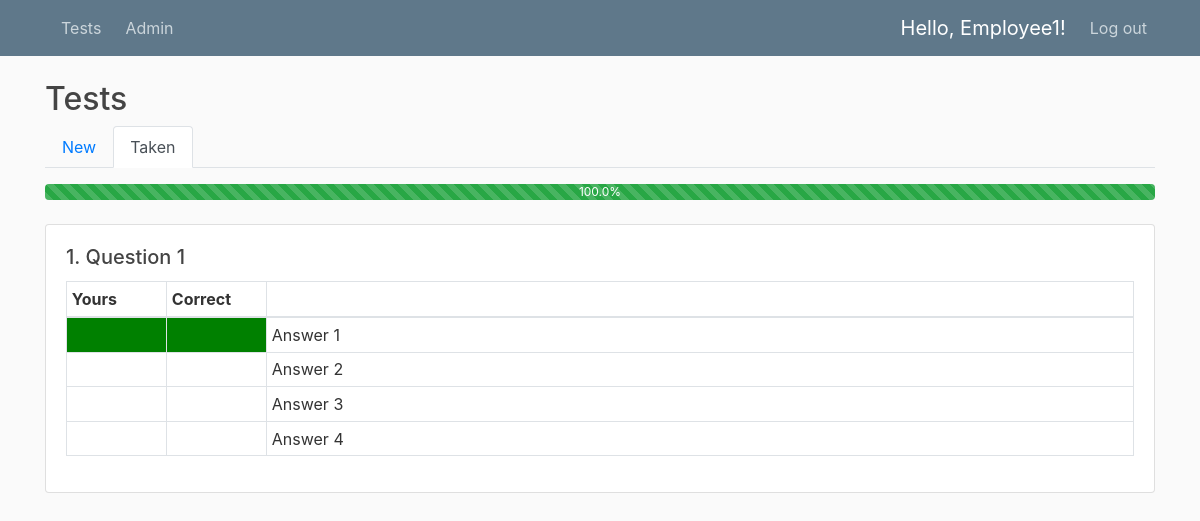
Screenshot of /employees/test/2/employeeresults/ (signed in) with the database file from the repository.
### tests/models.py (models this page shows, shortened)
class User(AbstractUser):
	is_employee = models.BooleanField(default=False)
	is_manager = models.BooleanField(default=False)

class TakenTest(models.Model):
	employee = models.ForeignKey(Employee, on_delete=models.CASCADE, related_name='taken_tests')
	test = models.ForeignKey(Test, on_delete=models.CASCADE, related_name='taken_tests')
	score = models.IntegerField()
	percentage = models.FloatField()
	date = models.DateTimeField(auto_now_add=True)

class Question(models.Model):
	test = models.ForeignKey(Test, on_delete=models.CASCADE, related_name='questions')
	text = models.TextField('Question')

class Answer(models.Model):
	question = models.ForeignKey(Question, on_delete=models.CASCADE, related_name='answers')
	text = models.CharField('Answer', max_length=255)
	is_correct = models.BooleanField('Correct answer', default=False)

### tests/views/employees.py (the view)
# urls.py: path('test/<int:pk>/employeeresults/', employees.TestResultsView.as_view(), name='employee_test_results'),
@method_decorator([login_required, employee_required], name='dispatch')
class TestResultsView(View):
    template_name = 'tests/employees/test_result.html'
    def get(self, request, *args, **kwargs):
        test = Test.objects.get(id = kwargs['pk'])
        taken_test = TakenTest.objects.filter(employee = request.user.employee, test = test)
        if not taken_test:
            """
            Don't show the result if the user didn't attempted the test
            """
            return render(request, '404.html')
        questions = Question.objects.filter(test =test)
        return render(request, self.template_name, {'questions':questions,
            'test':test, 'percentage': taken_test[0].percentage})

### tests/templatetags/test_extras.py (called while the page is built)
@register.simple_tag
def marked_answer(user,opt):
    employeeanswer = EmployeeAnswer.objects.filter(employee=user.employee, answer =opt)
    if employeeanswer:
        if opt.is_correct:
            return 'correct'
        return 'wrong'
    return ''

### tests/templates/tests/employees/test_result.html (shortened to what this page needs)
{% extends 'base.html' %}
{% load test_extras %}
{% block content %}
{% include 'tests/employees/_header.html' with active='taken' %}
<div class="progress">
	<div class="progress-bar progress-bar-striped bg-success" role="progressbar" style="width: {{percentage}}%" aria-valuenow="{{percentage}}" aria-valuemin="0" aria-valuemax="100">{{percentage}}%</div>
</div><br>
{% for question in questions %}
<div class="card">
	<div class="card-body">
		<h5 class="card-title">{{forloop.counter}}. {{question.text}}</h5>
		<table class="table table-bordered table-sm">
			<thead><tr><th>Yours</th><th>Correct</th><th></th></tr></thead>
			<tbody>
				{% for opt in question.answers.all %}
				{% marked_answer user opt as opt_marked %}
				<tr>
					<td style="width: 100px;{% if opt_marked == 'correct' %} background:green{% elif opt_marked == 'wrong' %} background:red{% endif %}"> </td>
					<td style="width: 100px;{% if opt.is_correct %} background:green{% endif %}"></td>
					<td>{{opt.text}}</td>
				</tr>
				{% endfor %}
			</tbody>
		</table>
	</div>
</div>
<br>
{% endfor %}
{% endblock %}

### templates/base.html (shortened to what this page needs)
{% load static %}
<!DOCTYPE html>
<html>
<head>
  <link rel="stylesheet" href="https://maxcdn.bootstrapcdn.com/bootstrap/4.0.0/css/bootstrap.min.css"
integrity="sha384-Gn5384xqQ1aoWXA+058RXPxPg6fy4IWvTNh0E263XmFcJlSAwiGgFAW/dAiS6JXm">
  <link rel="stylesheet" type="text/css" href="{% static 'tests/main.css' %}">
  <link href="{% static 'tests/js/jquery-ui-1.12.1/jquery-ui.min.css' %}" rel="stylesheet">
  <link href="{% static 'tests/js/jquery-ui-1.12.1/jquery-ui.structure.min.css' %}" rel="stylesheet">
  <link href="{% static 'tests/js/jquery-ui-1.12.1/jquery-ui.theme.min.css' %}" rel="stylesheet">
</head>
<body>
  <header class="site-header">
    <nav class="navbar navbar-expand-md navbar-dark bg-steel fixed-top">
      <div class="container">
        <a class="nav-item nav-link" style="color:#cbd5db" href="{% url 'home' %}">Tests</a>
        <div class="collapse navbar-collapse" id="navbarToggle">
          <div class="navbar-nav mr-auto">
            <a class="nav-item nav-link" href="{% url 'admin:index' %}">Admin</a>
          </div>
          <div class="navbar-nav">
            {% if user.is_authenticated %}
            <span class="navbar-brand">Hello, {{ user.username }}!</span>
            <a class="nav-item nav-link" href="{% url 'logout' %}">Log out</a>
            {% else %}
            <a class="nav-item nav-link" href="{% url 'login' %}">Log in</a>
            <a class="nav-item nav-link" href="{% url 'signup' %}">Sign up</a>
            {% endif %}
          </div>
        </div>
      </div>
    </nav>
  </header>
  <main role="main" class="container">
    {% block content %}{% endblock %}
  </main>
</body>
</html>

### tests/templates/tests/employees/_header.html
<h2>Tests</h2>
<ul class="nav nav-tabs mb-3">
	<li class="nav-item">
		<a class="nav-link{% if active == 'new' %} active{% endif %}" href="{% url 'employees:test_list' %}">New</a>
	</li>
	<li class="nav-item">
		<a class="nav-link{% if active == 'taken' %} active{% endif %}" href="{% url 'employees:taken_test_list' %}">Taken</a>
	</li>
</ul>

### tests/static/tests/main.css (style rules this page uses)
body { background: #fafafa; color: #333333; margin-top: 5rem; }
h1, h2, h3, h4, h5, h6 { color: #444444; }
ul { margin: 0; }
.bg-steel { background-color: #5f788a; }
.site-header .navbar-nav .nav-link { color: #cbd5db; }

### rows the page displays
User: username "Employee1"
TakenTest: percentage "100.0"
Question: text "Question 1"
Answer: is_correct True (drawn), text "Answer 1"
Answer: is_correct False (drawn), text "Answer 2"
Answer: is_correct False (drawn), text "Answer 3"
Answer: is_correct False (drawn), text "Answer 4"
